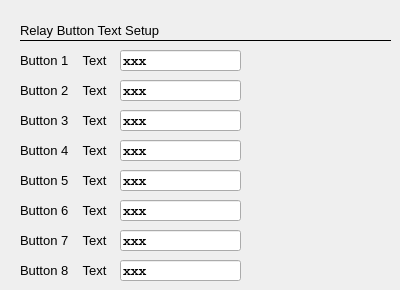
     <widget class="QWidget" name="tab">
      <attribute name="title">
       <string>Relay</string>
      </attribute>
      <widget class="QLineEdit" name="le_relay2Text">
       <property name="geometry">
        <rect>
         <x>120</x>
         <y>80</y>
         <width>121</width>
         <height>21</height>
        </rect>
       </property>
       <property name="font">
        <font>
         <family>Courier</family>
         <pointsize>10</pointsize>
         <weight>75</weight>
         <bold>true</bold>
        </font>
       </property>
       <property name="mouseTracking">
        <bool>false</bool>
       </property>
       <property name="acceptDrops">
        <bool>false</bool>
       </property>
       <property name="toolTip">
        <string>Button text park menu 2</string>
       </property>
       <property name="layoutDirection">
        <enum>Qt::RightToLeft</enum>
       </property>
       <property name="text">
        <string>xxx</string>
       </property>
       <property name="alignment">
        <set>Qt::AlignLeading|Qt::AlignLeft|Qt::AlignVCenter</set>
       </property>
       <property name="readOnly">
        <bool>false</bool>
       </property>
      </widget>
      <widget class="QLabel" name="label_101">
       <property name="geometry">
        <rect>
         <x>20</x>
         <y>110</y>
         <width>121</width>
         <height>21</height>
        </rect>
       </property>
       <property name="font">
        <font>
         <pointsize>10</pointsize>
        </font>
       </property>
       <property name="text">
        <string>Button 3    Text</string>
       </property>
      </widget>
      <widget class="QLineEdit" name="le_relay5Text">
       <property name="geometry">
        <rect>
         <x>120</x>
         <y>170</y>
         <width>121</width>
         <height>21</height>
        </rect>
       </property>
       <property name="font">
        <font>
         <family>Courier</family>
         <pointsize>10</pointsize>
         <weight>75</weight>
         <bold>true</bold>
        </font>
       </property>
       <property name="mouseTracking">
        <bool>false</bool>
       </property>
       <property name="acceptDrops">
        <bool>false</bool>
       </property>
       <property name="toolTip">
        <string>Button text park menu 3</string>
       </property>
       <property name="layoutDirection">
        <enum>Qt::RightToLeft</enum>
       </property>
       <property name="text">
        <string>xxx</string>
       </property>
       <property name="alignment">
        <set>Qt::AlignLeading|Qt::AlignLeft|Qt::AlignVCenter</set>
       </property>
       <property name="readOnly">
        <bool>false</bool>
       </property>
      </widget>
      <widget class="QLabel" name="label_103">
       <property name="geometry">
        <rect>
         <x>20</x>
         <y>20</y>
         <width>191</width>
         <height>21</height>
        </rect>
       </property>
       <property name="font">
        <font>
         <pointsize>10</pointsize>
        </font>
       </property>
       <property name="text">
        <string>Relay Button Text Setup</string>
       </property>
      </widget>
      <widget class="QLineEdit" name="le_relay3Text">
       <property name="geometry">
        <rect>
         <x>120</x>
         <y>110</y>
         <width>121</width>
         <height>21</height>
        </rect>
       </property>
       <property name="font">
        <font>
         <family>Courier</family>
         <pointsize>10</pointsize>
         <weight>75</weight>
         <bold>true</bold>
        </font>
       </property>
       <property name="mouseTracking">
        <bool>false</bool>
       </property>
       <property name="acceptDrops">
        <bool>false</bool>
       </property>
       <property name="toolTip">
        <string>Button text park menu 3</string>
       </property>
       <property name="layoutDirection">
        <enum>Qt::RightToLeft</enum>
       </property>
       <property name="text">
        <string>xxx</string>
       </property>
       <property name="alignment">
        <set>Qt::AlignLeading|Qt::AlignLeft|Qt::AlignVCenter</set>
       </property>
       <property name="readOnly">
        <bool>false</bool>
       </property>
      </widget>
      <widget class="QLabel" name="label_36">
       <property name="geometry">
        <rect>
         <x>20</x>
         <y>50</y>
         <width>121</width>
         <height>21</height>
        </rect>
       </property>
       <property name="font">
        <font>
         <pointsize>10</pointsize>
        </font>
       </property>
       <property name="text">
        <string>Button 1    Text</string>
       </property>
      </widget>
      <widget class="QLineEdit" name="le_relay4Text">
       <property name="geometry">
        <rect>
         <x>120</x>
         <y>140</y>
         <width>121</width>
         <height>21</height>
        </rect>
       </property>
       <property name="font">
        <font>
         <family>Courier</family>
         <pointsize>10</pointsize>
         <weight>75</weight>
         <bold>true</bold>
        </font>
       </property>
       <property name="mouseTracking">
        <bool>false</bool>
       </property>
       <property name="acceptDrops">
        <bool>false</bool>
       </property>
       <property name="toolTip">
        <string>Button text park menu 4</string>
       </property>
       <property name="layoutDirection">
        <enum>Qt::RightToLeft</enum>
       </property>
       <property name="text">
        <string>xxx</string>
       </property>
       <property name="alignment">
        <set>Qt::AlignLeading|Qt::AlignLeft|Qt::AlignVCenter</set>
       </property>
       <property name="readOnly">
        <bool>false</bool>
       </property>
      </widget>
      <widget class="QLabel" name="label_148">
       <property name="geometry">
        <rect>
         <x>20</x>
         <y>170</y>
         <width>121</width>
         <height>21</height>
        </rect>
       </property>
       <property name="font">
        <font>
         <pointsize>10</pointsize>
        </font>
       </property>
       <property name="text">
        <string>Button 5    Text</string>
       </property>
      </widget>
      <widget class="Line" name="line_22">
       <property name="geometry">
        <rect>
         <x>20</x>
         <y>30</y>
         <width>371</width>
         <height>21</height>
        </rect>
       </property>
       <property name="font">
        <font>
         <pointsize>10</pointsize>
        </font>
       </property>
       <property name="frameShadow">
        <enum>QFrame::Plain</enum>
       </property>
       <property name="orientation">
        <enum>Qt::Horizontal</enum>
       </property>
      </widget>
      <widget class="QLineEdit" name="le_relay6Text">
       <property name="geometry">
        <rect>
         <x>120</x>
         <y>200</y>
         <width>121</width>
         <height>21</height>
        </rect>
       </property>
       <property name="font">
        <font>
         <family>Courier</family>
         <pointsize>10</pointsize>
         <weight>75</weight>
         <bold>true</bold>
        </font>
       </property>
       <property name="mouseTracking">
        <bool>false</bool>
       </property>
       <property name="acceptDrops">
        <bool>false</bool>
       </property>
       <property name="toolTip">
        <string>Button text park menu 4</string>
       </property>
       <property name="layoutDirection">
        <enum>Qt::RightToLeft</enum>
       </property>
       <property name="text">
        <string>xxx</string>
       </property>
       <property name="alignment">
        <set>Qt::AlignLeading|Qt::AlignLeft|Qt::AlignVCenter</set>
       </property>
       <property name="readOnly">
        <bool>false</bool>
       </property>
      </widget>
      <widget class="QLabel" name="label_150">
       <property name="geometry">
        <rect>
         <x>20</x>
         <y>140</y>
         <width>121</width>
         <height>21</height>
        </rect>
       </property>
       <property name="font">
        <font>
         <pointsize>10</pointsize>
        </font>
       </property>
       <property name="text">
        <string>Button 4    Text</string>
       </property>
      </widget>
      <widget class="QLineEdit" name="le_relay1Text">
       <property name="geometry">
        <rect>
         <x>120</x>
         <y>50</y>
         <width>121</width>
         <height>21</height>
        </rect>
       </property>
       <property name="font">
        <font>
         <family>Courier</family>
         <pointsize>10</pointsize>
         <weight>75</weight>
         <bold>true</bold>
        </font>
       </property>
       <property name="mouseTracking">
        <bool>false</bool>
       </property>
       <property name="acceptDrops">
        <bool>false</bool>
       </property>
       <property name="toolTip">
        <string>Button text park menu 1</string>
       </property>
       <property name="layoutDirection">
        <enum>Qt::RightToLeft</enum>
       </property>
       <property name="text">
        <string>xxx</string>
       </property>
       <property name="readOnly">
        <bool>false</bool>
       </property>
      </widget>
      <widget class="QLabel" name="label_161">
       <property name="geometry">
        <rect>
         <x>20</x>
         <y>200</y>
         <width>121</width>
         <height>21</height>
        </rect>
       </property>
       <property name="font">
        <font>
         <pointsize>10</pointsize>
        </font>
       </property>
       <property name="text">
        <string>Button 6    Text</string>
       </property>
      </widget>
      <widget class="QLabel" name="label_162">
       <property name="geometry">
        <rect>
         <x>20</x>
         <y>80</y>
         <width>121</width>
         <height>21</height>
        </rect>
       </property>
       <property name="font">
        <font>
         <pointsize>10</pointsize>
        </font>
       </property>
       <property name="text">
        <string>Button 2    Text</string>
       </property>
      </widget>
      <widget class="QLineEdit" name="le_relay8Text">
       <property name="geometry">
        <rect>
         <x>120</x>
         <y>260</y>
         <width>121</width>
         <height>21</height>
        </rect>
       </property>
       <property name="font">
        <font>
         <family>Courier</family>
         <pointsize>10</pointsize>
         <weight>75</weight>
         <bold>true</bold>
        </font>
       </property>
       <property name="mouseTracking">
        <bool>false</bool>
       </property>
       <property name="acceptDrops">
        <bool>false</bool>
       </property>
       <property name="toolTip">
        <string>Button text park menu 4</string>
       </property>
       <property name="layoutDirection">
        <enum>Qt::RightToLeft</enum>
       </property>
       <property name="text">
        <string>xxx</string>
       </property>
       <property name="alignment">
        <set>Qt::AlignLeading|Qt::AlignLeft|Qt::AlignVCenter</set>
       </property>
       <property name="readOnly">
        <bool>false</bool>
       </property>
      </widget>
      <widget class="QLineEdit" name="le_relay7Text">
       <property name="geometry">
        <rect>
         <x>120</x>
         <y>230</y>
         <width>121</width>
         <height>21</height>
        </rect>
       </property>
       <property name="font">
        <font>
         <family>Courier</family>
         <pointsize>10</pointsize>
         <weight>75</weight>
         <bold>true</bold>
        </font>
       </property>
       <property name="mouseTracking">
        <bool>false</bool>
       </property>
       <property name="acceptDrops">
        <bool>false</bool>
       </property>
       <property name="toolTip">
        <string>Button text park menu 3</string>
       </property>
       <property name="layoutDirection">
        <enum>Qt::RightToLeft</enum>
       </property>
       <property name="text">
        <string>xxx</string>
       </property>
       <property name="alignment">
        <set>Qt::AlignLeading|Qt::AlignLeft|Qt::AlignVCenter</set>
       </property>
       <property name="readOnly">
        <bool>false</bool>
       </property>
      </widget>
      <widget class="QLabel" name="label_191">
       <property name="geometry">
        <rect>
         <x>20</x>
         <y>230</y>
         <width>121</width>
         <height>21</height>
        </rect>
       </property>
       <property name="font">
        <font>
         <pointsize>10</pointsize>
        </font>
       </property>
       <property name="text">
        <string>Button 7    Text</string>
       </property>
      </widget>
      <widget class="QLabel" name="label_192">
       <property name="geometry">
        <rect>
         <x>20</x>
         <y>260</y>
         <width>121</width>
         <height>21</height>
        </rect>
       </property>
       <property name="font">
        <font>
         <pointsize>10</pointsize>
        </font>
       </property>
       <property name="text">
        <string>Button 8    Text</string>
       </property>
      </widget>
     </widget>
